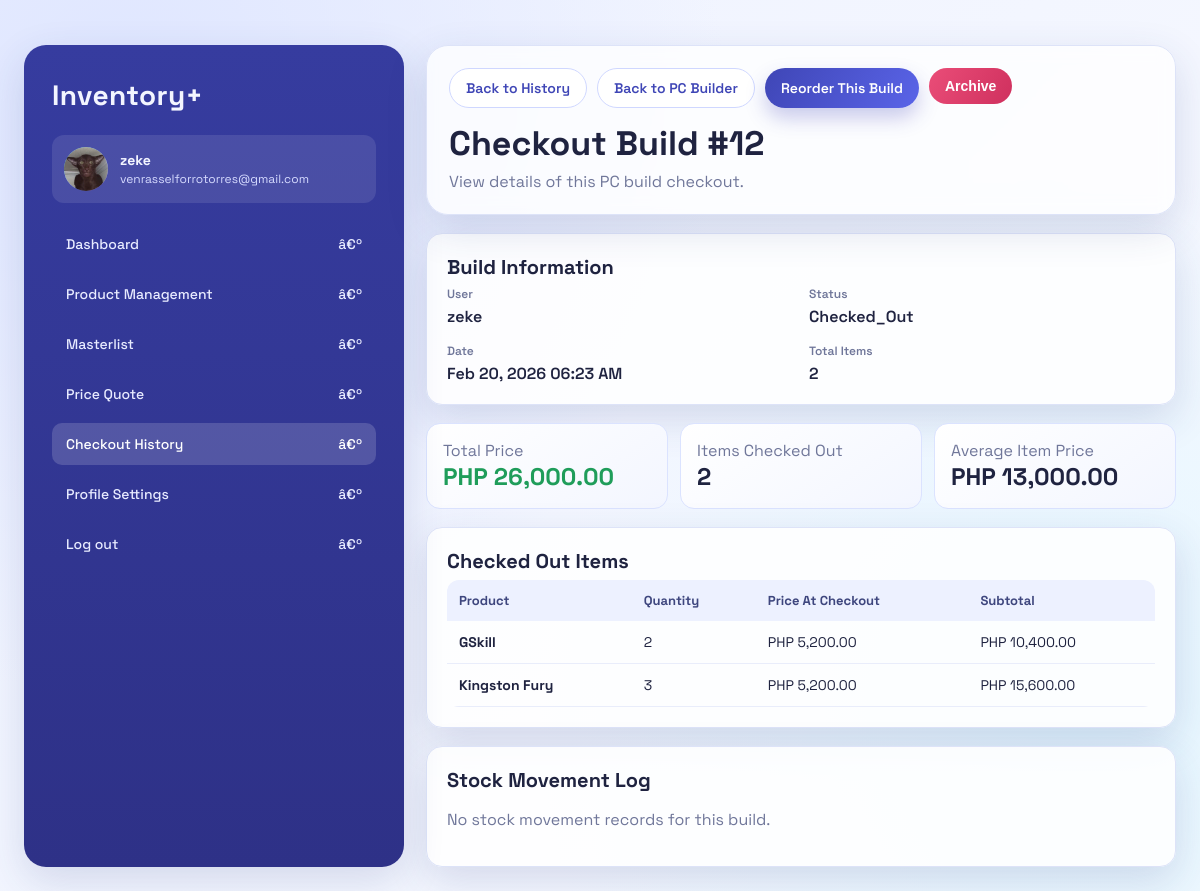
/pc-builder/history/12/?view=active (signed in), run on the app's committed database.
### Base/models.py (models this page shows, shortened)
class Profile(models.Model):
    user = models.OneToOneField(User, on_delete=models.CASCADE, related_name='profile')
    profile_picture = models.ImageField(upload_to='profiles/', blank=True, null=True)
    role = models.CharField(max_length=20, choices=ROLE_CHOICES, default='staff')

class PCBuild(models.Model):
    STATUS_CHOICES = (
        ('draft', 'Draft'),
        ('checked_out', 'Checked Out'),
    )
    user = models.ForeignKey(User, on_delete=models.CASCADE)
    total_price = models.DecimalField(max_digits=12, decimal_places=2, default=0)
    status = models.CharField(max_length=20, choices=STATUS_CHOICES, default='draft')
    is_archived = models.BooleanField(default=False)
    created_at = models.DateTimeField(auto_now_add=True)

class PCBuildItem(models.Model):
    build = models.ForeignKey(
        PCBuild,
        related_name='items',
        on_delete=models.CASCADE
    )
    product = models.ForeignKey(
        Product,
        on_delete=models.PROTECT
    )
    quantity = models.PositiveIntegerField(default=1)
    price_at_time = models.DecimalField(max_digits=10, decimal_places=2)
    def subtotal(self):
        return self.quantity * self.price_at_time

class Product(models.Model):
    name = models.CharField(max_length=200)
    description = models.TextField(blank=True, null=True)
    price = models.DecimalField(max_digits=10, decimal_places=2)
    quantity = models.IntegerField(default=0)
    category = models.CharField(max_length=50, choices=CATEGORY_CHOICES, default='ram')
    created_at = models.DateTimeField(auto_now_add=True)
    updated_at = models.DateTimeField(auto_now=True)

### Base/views.py (the view)
# urls.py: path('pc-builder/history/<int:build_id>/', views.checkout_history_detail, name='checkout-history-detail'),
@login_required
def checkout_history_detail(request, build_id):
    build = get_object_or_404(PCBuild, id=build_id)
    stock_movements = StockMovement.objects.filter(build=build).order_by('-created_at')
    history_view = request.GET.get('view')
    if history_view not in ('active', 'archived'):
        history_view = 'archived' if build.is_archived else 'active'
    item_count = build.items.count()
    avg_item_price = build.total_price / item_count if item_count > 0 else Decimal('0.00')
    return render(request, 'design/checkout_history_detail.html', {
        'build': build,
        'stock_movements': stock_movements,
        'avg_item_price': avg_item_price,
        'history_view': history_view,
    })

### Base/templates/design/checkout_history_detail.html (shortened to what this page needs)
﻿{% load static humanize %}
<!DOCTYPE html>
<html lang="en">
<head>
    <link rel="stylesheet" href="{% static 'css/ui.css' %}">
</head>
<body>
<div class="page">
    <div class="app-shell">
        <aside class="sidebar">
            <div class="brand">Inventory+</div>
            <div class="profile-card">
                {% if user.profile.profile_picture %}
                    <img src="{{ user.profile.profile_picture.url }}" alt="Profile" class="avatar">
                {% else %}
                    <div class="avatar">{{ user.first_name|first|default:user.username|first|upper }}</div>
                {% endif %}
                <div class="profile-meta">
                    <h3>{% if user.first_name or user.last_name %}{{ user.first_name }} {{ user.last_name }}{% else %}{{ user.username }}{% endif %}</h3>
                    <p title="{{ user.email|default:'No email' }}">{{ user.email|default:"No email" }}</p>
                </div>
            </div>
            <ul class="nav-list">
                <li><a href="{% url 'landing' %}">Dashboard <span>â€º</span></a></li>
                <li><a href="{% url 'product' %}">Product Management <span>â€º</span></a></li>
                <li><a href="{% url 'category' %}">Masterlist <span>â€º</span></a></li>
                <li><a href="{% url 'pc-builder' %}">Price Quote <span>â€º</span></a></li>
                <li><a class="active" href="{% url 'checkout-history' %}">Checkout History <span>â€º</span></a></li>
                <li><a href="{% url 'profile-settings' %}">Profile Settings <span>â€º</span></a></li>
                <li><a href="{% url 'logout' %}">Log out <span>â€º</span></a></li>
            </ul>
        </aside>
        <main class="main-panel">
            <section class="topbar">
                <div class="actions">
                    <a class="btn btn-ghost" href="{% url 'checkout-history' %}?view={{ history_view }}">Back to History</a>
                    <a class="btn btn-ghost" href="{% url 'pc-builder' %}">Back to PC Builder</a>
                    <a class="btn btn-primary" href="{% url 'reorder-build' build.id %}?view={{ history_view }}">Reorder This Build</a>
                    {% if build.is_archived %}
                    <form method="post" action="{% url 'restore-build' build.id %}" style="display:inline; margin:0;">
                        {% csrf_token %}
                        <input type="hidden" name="next_view" value="{{ history_view }}">
                        <button type="submit" class="btn btn-ghost">Restore</button>
                    </form>
                    {% else %}
                    <form method="post" action="{% url 'archive-build' build.id %}" style="display:inline; margin:0;">
                        <button type="submit" class="btn btn-danger" onclick="return confirm('Archive build #{{ build.id }}?')">Archive</button>
                    </form>
                    {% endif %}
                </div>
                <h1 style="margin-top: 14px;">Checkout Build #{{ build.id }}</h1>
                <p>View details of this PC build checkout.</p>
            </section>
            <section class="card">
                <h2 class="card-title">Build Information</h2>
                <div style="display: grid; grid-template-columns: repeat(2, 1fr); gap: 16px;">
                    <div>
                        <p style="margin: 0 0 4px; font-size: 12px; color: var(--text-muted); font-weight: 600;">User</p>
                        <p style="margin: 0; font-size: 16px; font-weight: 600;">{{ build.user.username }}</p>
                    </div>
                    <div>
                        <p style="margin: 0 0 4px; font-size: 12px; color: var(--text-muted); font-weight: 600;">Status</p>
                        <p style="margin: 0; font-size: 16px; font-weight: 600;">
                            {{ build.status|title }}{% if build.is_archived %} (Archived){% endif %}
                        </p>
                    </div>
                    <div>
                        <p style="margin: 0 0 4px; font-size: 12px; color: var(--text-muted); font-weight: 600;">Date</p>
                        <p style="margin: 0; font-size: 16px; font-weight: 600;">{{ build.created_at|date:"M d, Y h:i A" }}</p>
                    </div>
                    <div>
                        <p style="margin: 0 0 4px; font-size: 12px; color: var(--text-muted); font-weight: 600;">Total Items</p>
                        <p style="margin: 0; font-size: 16px; font-weight: 600;">{{ build.items.count }}</p>
                    </div>
                </div>
            </section>
            <section class="metric-grid">
                <article class="metric">
                    <span class="muted">Total Price</span>
                    <strong style="color: var(--success);">PHP {{ build.total_price|floatformat:2|intcomma }}</strong>
                </article>
                <article class="metric">
                    <span class="muted">Items Checked Out</span>
                    <strong>{{ build.items.count }}</strong>
                </article>
                <article class="metric">
                    <span class="muted">Average Item Price</span>
                    <strong>PHP {{ avg_item_price|floatformat:2|intcomma }}</strong>
                </article>
            </section>
            <section class="card">
                <h2 class="card-title">Checked Out Items</h2>
                {% if build.items.all %}
                <div class="table-wrap">
                    <table>
                        <thead>
                            <tr>
                                <th>Product</th>
                                <th>Quantity</th>
                                <th>Price At Checkout</th>
                                <th>Subtotal</th>
                            </tr>
                        </thead>
                        <tbody>
                            {% for item in build.items.all %}
                            <tr>
                                <td><strong>{{ item.product.name }}</strong></td>
                                <td>{{ item.quantity }}</td>
                                <td>PHP {{ item.price_at_time|floatformat:2|intcomma }}</td>
                                <td>PHP {{ item.subtotal|floatformat:2|intcomma }}</td>
                            </tr>
                            {% endfor %}
                        </tbody>
                    </table>
                </div>
                {% else %}
                <p class="muted">No items found.</p>
                {% endif %}
            </section>
            <section class="card">
                <h2 class="card-title">Stock Movement Log</h2>
                {% if stock_movements %}
                <div class="table-wrap">
                    <table>
                        <thead>
                            <tr>
                                <th>Date</th>
                                <th>Product</th>
                                <th>Change</th>
                                <th>Reason</th>
                                <th>By</th>
                            </tr>
                        </thead>
                        <tbody>
                            {% for move in stock_movements %}
                            <tr>
                                <td>{{ move.created_at|date:"M d, Y h:i A" }}</td>
                                <td><strong>{{ move.product.name }}</strong></td>
                                <td>{{ move.quantity_change }}</td>
                                <td>{{ move.get_reason_display }}</td>
                                <td>{% if move.changed_by %}{{ move.changed_by.username }}{% else %}<span class="muted">-</span>{% endif %}</td>
                            </tr>
                            {% endfor %}
                        </tbody>
                    </table>
                </div>
                {% else %}
                <p class="muted">No stock movement records for this build.</p>
                {% endif %}
            </section>
        </main>
    </div>
</div>
</body>
</html>

### Base/static/css/ui.css (style rules this page uses)
* { box-sizing: border-box; }
html, body { margin: 0; padding: 0; }
body { font-family: "Space Grotesk", "Segoe UI", sans-serif; color: var(--text-strong); background: radial-gradient(circle at 10% 10%, #dfe6ff 0%, rgba(223, 230, 255, 0) 45%), radial-gradient(circle at 90% 80%, #e4f6ff 0%, rgba(228, 246, 255, 0) 42%), linear-gradient(135deg, var(--bg-1), var(--bg-2)); min-height: 100vh; }
a { color: inherit; text-decoration: none; }
.page { padding: 24px; }
.app-shell { max-width: 1320px; margin: 0 auto; display: grid; grid-template-columns: 380px 1fr; gap: 22px; }
.sidebar { background: linear-gradient(180deg, #363c9f 0%, #2e3187 100%); color: #f3f5ff; border-radius: var(--radius-xl); padding: 32px 28px; box-shadow: var(--shadow); min-height: 100vh; position: sticky; top: 0; }
.avatar { width: 48px; height: 48px; }
.brand { font-size: 28px; font-weight: 700; letter-spacing: 0.4px; margin-bottom: 22px; }
.profile-card { display: flex; align-items: center; gap: 12px; padding: 12px; border-radius: var(--radius-md); background: rgba(255, 255, 255, 0.1); margin-bottom: 20px; }
.avatar { width: 44px; height: 44px; border-radius: 50%; background: linear-gradient(135deg, #5be2ff, #9f6dff); display: flex; align-items: center; justify-content: center; font-weight: 700; color: #fff; object-fit: cover; }
.profile-meta { flex: 1; min-width: 0; }
.profile-meta h3 { margin: 0; font-size: 14px; overflow: hidden; text-overflow: ellipsis; white-space: nowrap; }
.profile-meta p { margin: 2px 0 0; font-size: 12px; color: #d6dbff; white-space: nowrap; overflow: hidden; text-overflow: ellipsis; }
.nav-list { list-style: none; margin: 20px 0 0; padding: 0; display: grid; gap: 8px; }
.nav-list a { display: flex; align-items: center; justify-content: space-between; padding: 12px 14px; border-radius: 10px; color: #e8ebff; font-weight: 500; font-size: 14px; }
.nav-list a:hover, .nav-list a.active { background: rgba(255, 255, 255, 0.16); color: #fff; }
.main-panel { display: grid; gap: 18px; align-content: start; }
.topbar { background: rgba(255, 255, 255, 0.76); border: 1px solid var(--border); border-radius: var(--radius-xl); box-shadow: var(--shadow); padding: 22px; backdrop-filter: blur(8px); }
.topbar h1 { margin: 6px 0; font-size: 34px; }
.topbar p { margin: 0; color: var(--text-muted); }
.card, .panel { background: rgba(255, 255, 255, 0.88); border: 1px solid var(--border); border-radius: var(--radius-lg); box-shadow: var(--shadow); padding: 20px; }
.card-title { font-size: 20px; margin: 0 0 6px; }
.muted { color: var(--text-muted); }
.actions { display: flex; flex-wrap: wrap; gap: 10px; }
.btn { border: none; border-radius: 999px; padding: 10px 16px; font-size: 14px; font-weight: 600; cursor: pointer; transition: transform 0.18s ease, box-shadow 0.18s ease; display: inline-flex; align-items: center; justify-content: center; gap: 8px; }
.btn-primary { background: linear-gradient(120deg, var(--primary), var(--primary-2)); color: #fff; box-shadow: 0 10px 20px rgba(63, 70, 182, 0.28); }
.btn-ghost { background: #fff; color: var(--primary); border: 1px solid #cfd7ff; }
.btn-danger { background: linear-gradient(120deg, #ea4d78, #cf305e); color: #fff; }
table { width: 100%; border-collapse: separate; border-spacing: 0; overflow: hidden; border-radius: 12px; }
thead th { text-align: left; padding: 12px; background: #edf1ff; color: #3e467e; font-size: 13px; }
tbody td { padding: 12px; border-bottom: 1px solid #e9edfb; font-size: 14px; }
.table-wrap { overflow-x: auto; }
.metric-grid { display: grid; grid-template-columns: repeat(3, minmax(0, 1fr)); gap: 12px; }
.metric { padding: 16px; border-radius: 14px; background: linear-gradient(145deg, #ffffff, #f3f6ff); border: 1px solid #dbe3ff; }
.metric strong { display: block; font-size: 24px; }
.card { transition: all 0.2s ease; }

### data on the page
PCBuild: id "12", user.username "zeke", status "Checked_Out", created_at "Feb 20, 2026 06:23 AM", items.count "2", total_price "26,000.00"
PCBuildItem: product.name "GSkill", quantity "2", price_at_time "5,200.00", subtotal "10,400.00"
PCBuildItem: product.name "Kingston Fury", quantity "3", price_at_time "5,200.00", subtotal "15,600.00"

### other printed values
{{ user.username }} "zeke"
{{ user.email|default:"No email" }} "venrasselforrotorres@gmail.com"
{{ avg_item_price|floatformat:2|intcomma }} "13,000.00"
